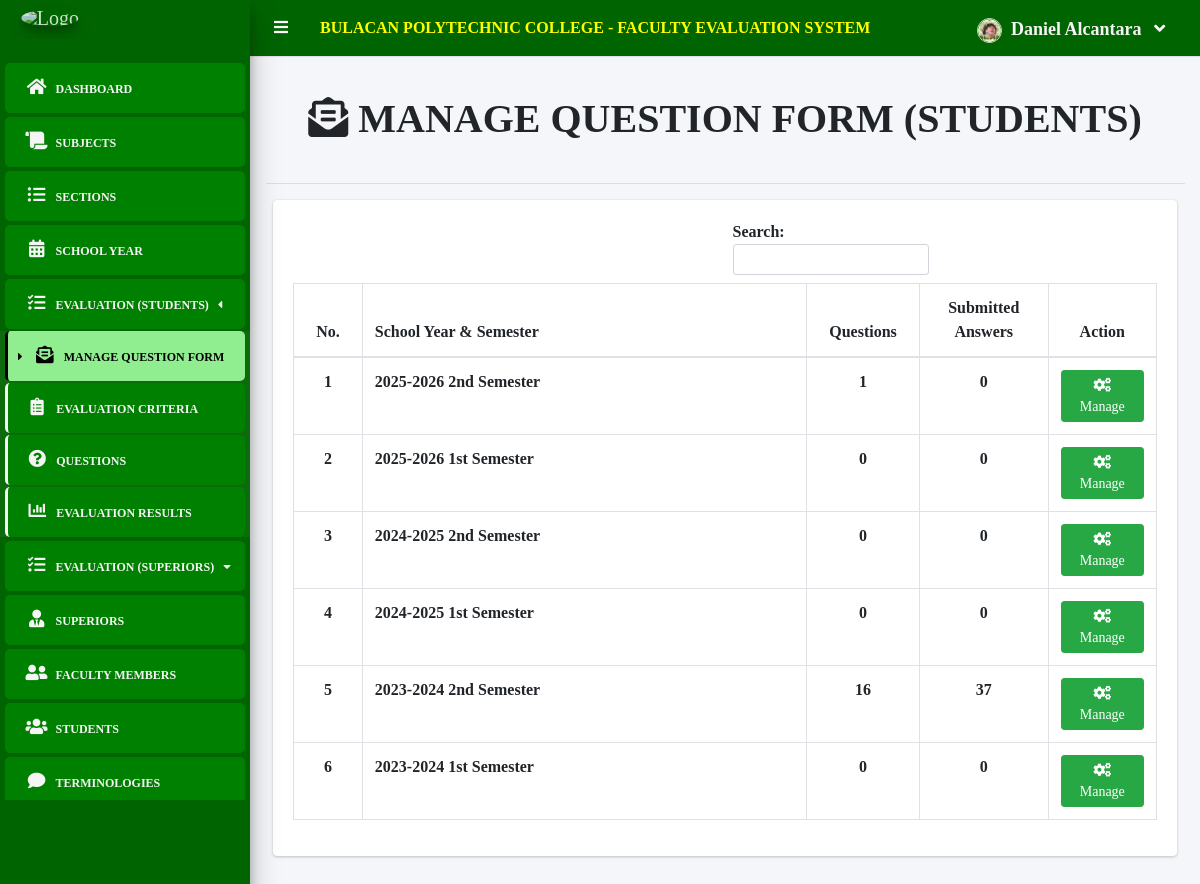
Screenshot of /indexx.php?page=questionnaire (signed in) with the database file from the repository.
### tables this page shows
CREATE TABLE `academic_list` (
  `id` int(30) NOT NULL,
  `year` text NOT NULL,
  `semester` int(30) NOT NULL,
  `is_default` tinyint(1) NOT NULL DEFAULT 0,
  `restriction` int(2) NOT NULL,
  `status` int(1) NOT NULL DEFAULT 0 COMMENT '0=Pending,1=Start,2=Closed'
);

### admin/questionnaire.php (the view, shortened to what this page needs)
<?php include 'db_connect.php' ?>
<h1 class="m-0 text-center"><i class="fas fa-envelope-open-text"></i>&nbsp;<b>MANAGE QUESTION FORM (STUDENTS)</b></h1><br><hr>
<div class="col-lg-12" id="tbl">
    <div class="card card-success">
        <div class="card-body">
            <table class="table table-hover table-bordered" id="list" style="text-align: left;padding-top:0px;">
                <colgroup id="cols">
                    <col width="5%">
                    <col width="35%">
                    <col width="5%">
                    <col width="8%">
                    <col width="5%" class="text-center">
                </colgroup>
                <thead>
                    <tr class="text-center">
                        <th class="text-center">No.</th>
                        <th class="text-left">School Year & Semester</th>
                        <th>Questions</th>
                        <th>Submitted Answers</th>
                        <th class="text-center">Action</th>
                    </tr>
                </thead>
                <tbody>
                    <?php
                    $i = 1;
                    $qry = $conn->query("SELECT * FROM academic_list ORDER BY abs(year) DESC, abs(semester) DESC ");
                    while ($row = $qry->fetch_assoc()) :
                        $academic_year_semester = $row['year'] . ' ' . ($row['semester'] == 1 ? '1st' : '2nd') . ' Semester';
                        $questions = $conn->query("SELECT * FROM question_list WHERE academic_id = {$row['id']}")->num_rows;
                        $answers = $conn->query("SELECT * FROM evaluation_list WHERE academic_id = {$row['id']}")->num_rows;
                    ?>
                        <tr class="text-left">
                            <th class="text-center"><?php echo $i++ ?></th>
                            <td class="text-left"><b><?php echo $academic_year_semester ?></b></td>
                            <td class="text-center"><b><?php echo number_format($questions) ?></b></td>
                            <td class="text-center"><b><?php echo number_format($answers) ?></b></td>
                            <td class="text-center">
                                <a href="indexx.php?page=manage_questionnaire&id=<?php echo $row['id'] ?>" class="btn btn-sm btn-success btn-gradient-success manage_questionnaire">
                                    <i class="fas fa-cogs"></i> Manage
                                </a>
                            </td>
                        </tr>
                    <?php endwhile; ?>
                </tbody>
            </table>
        </div>
    </div>
</div>

### indexx.php (style rules this page uses)
* { font-family: Cambria, Cochin, Georgia, Times, 'Times New Roman', serif, Geneva, Tahoma, sans-serif; }

### rows the page displays
academic_list: academic_year_semester "2025-2026 2nd Semester", questions "1", answers "0"
academic_list: academic_year_semester "2025-2026 1st Semester", questions "0", answers "0"
academic_list: academic_year_semester "2024-2025 2nd Semester", questions "0", answers "0"
academic_list: academic_year_semester "2024-2025 1st Semester", questions "0", answers "0"
academic_list: academic_year_semester "2023-2024 2nd Semester", questions "16", answers "37"
academic_list: academic_year_semester "2023-2024 1st Semester", questions "0", answers "0"

### other values shown
$_SESSION['login_firstname'] "Daniel"
$_SESSION['login_lastname'] "Alcantara"
